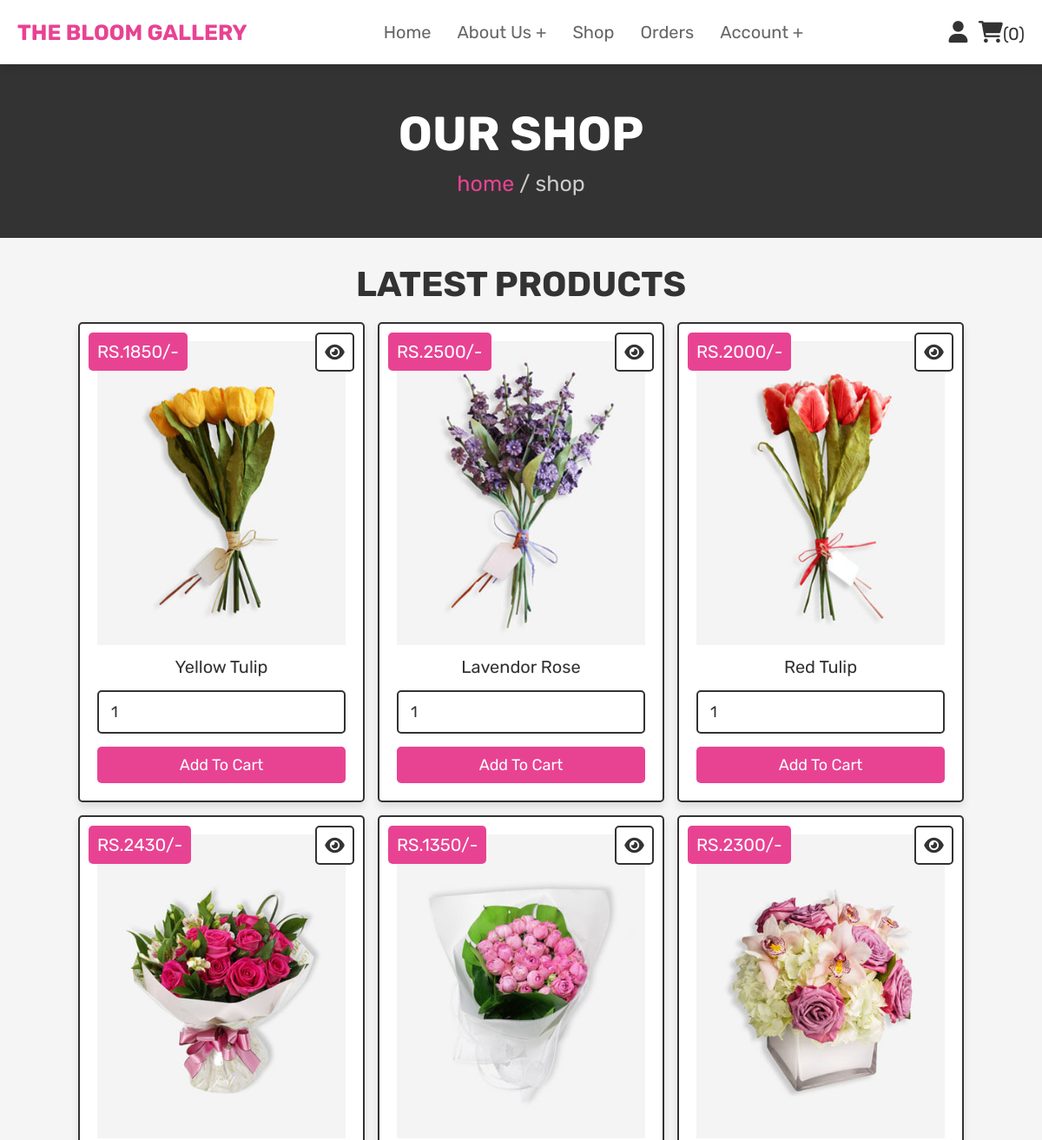
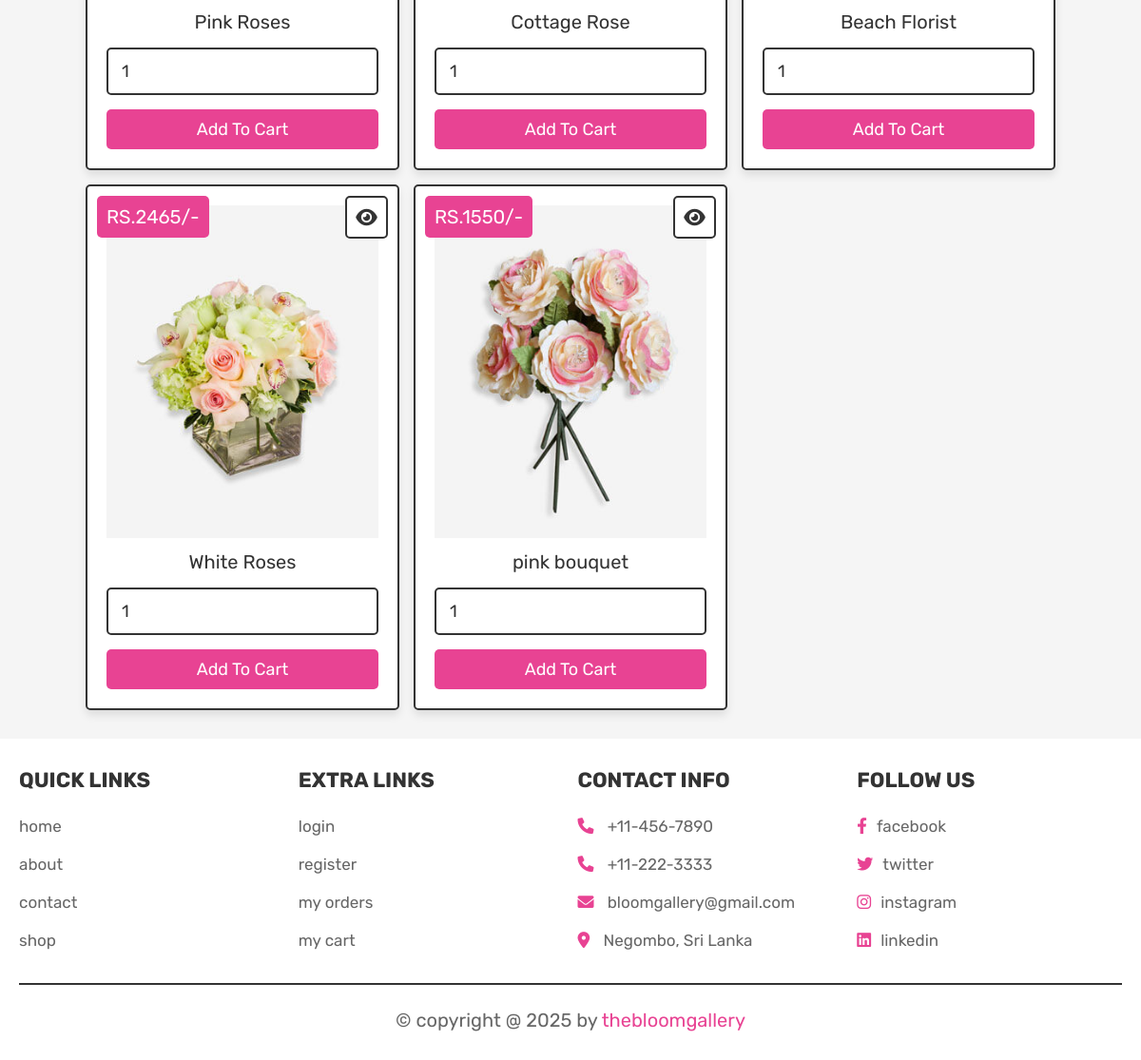
Screenshot of /shop.php (signed in) with the database file from the repository (2 pictures, top to bottom).
### tables this page shows
CREATE TABLE `products` (
  `id` int(100) NOT NULL,
  `name` varchar(100) NOT NULL,
  `details` varchar(500) NOT NULL,
  `price` int(100) NOT NULL,
  `image` varchar(100) NOT NULL
);

### shop.php (the view, shortened to what this page needs)
<?php
@include 'config.php';
?>
<!DOCTYPE html>
<html lang="en">
<head>
   <link rel="stylesheet" href="https://cdnjs.cloudflare.com/ajax/libs/font-awesome/6.0.0/css/all.min.css">
   <link rel="stylesheet" href="css/style.css">
</head>
<body>
<?php @include 'header.php'; ?>
<section class="heading">
    <h3>our shop</h3>
    <p> <a href="home.php">home</a> / shop </p>
</section>
<section class="products">
   <h1 class="title">latest products</h1>
   <div class="box-container">
      <?php
         $select_products = mysqli_query($conn, "SELECT * FROM `products`") or die('query failed');
         if(mysqli_num_rows($select_products) > 0){
            while($fetch_products = mysqli_fetch_assoc($select_products)){
      ?>
      <form action="" method="POST" class="box">
         <a href="view_page.php?pid=<?php echo $fetch_products['id']; ?>" class="fas fa-eye"></a>
         <div class="price">RS.<?php echo $fetch_products['price']; ?>/-</div>
         <img src="uploaded_img/<?php echo $fetch_products['image']; ?>" alt="" class="image">
         <div class="name"><?php echo $fetch_products['name']; ?></div>
         <input type="number" name="product_quantity" value="1" min="0" class="qty">
         <input type="submit" value="add to cart" name="add_to_cart" class="btn">
      </form>
      <?php
         }
      }else{
         echo '<p class="empty">no products added yet!</p>';
      }
      ?>
   </div>
</section>
<?php @include 'footer.php'; ?>
</body>
</html>

### css/style.css (style rules this page uses)
:root { --pink:#e84393; --red:#c0392b; --orange:#f39c12; --black:#333; --white:#fff; --light-color:#666; --light-white:#ccc; --light-bg:#f5f5f5; --border:.2rem solid var(--black); --box-shadow:0 .5rem 1rem rgba(0,0,0,.1); }
* { font-family: 'Rubik', sans-serif; margin:0; padding:0; box-sizing: border-box; outline: none; border:none; text-decoration: none; transition:all .2s linear; }
html { font-size: 62.5%; overflow-x: hidden; scroll-behavior: smooth; scroll-padding-top: 6.5rem; }
body { background: var(--light-bg); }
section { padding:3rem 2rem; }
.btn, .delete-btn, .option-btn { display: inline-block; border-radius: .5rem; margin-top: 1rem; font-size: 1.8rem; color:var(--white); cursor: pointer; padding:1rem 3rem; text-transform: capitalize; }
.btn { background-color: var(--pink); }
.heading { display: flex; flex-flow: column; align-items: center; justify-content: center; gap:1rem; background-color: var(--black); text-align: center; min-height: 25vh; }
.heading h3 { font-size: 5.5rem; color:var(--white); text-transform: uppercase; }
.heading p { font-size: 2.5rem; color:var(--light-white); }
.heading p a { color:var(--pink); }
.title { text-align: center; margin-bottom: 2rem; color:var(--black); text-transform: uppercase; font-size: 4rem; }
.products .box-container { max-width: 1200px; margin:0 auto; display: grid; grid-template-columns: repeat(auto-fit, 33rem); gap:1.5rem; align-items: flex-start; justify-content: center; }
.products .box-container .box { background-color: var(--white); border:var(--border); box-shadow: var(--box-shadow); border-radius: .5rem; padding:2rem; text-align: center; position: relative; }
.products .box-container .box .image { height: 35rem; width: 100%; object-fit: cover; }
.products .box-container .box .fa-eye, .products .box-container .box .price { position: absolute; top:1rem; border-radius: .5rem; }
.products .box-container .box .price { font-size: 2rem; padding:1rem; background-color: var(--pink); color:var(--white); left:1rem; }
.products .box-container .box .fa-eye { right:1rem; height: 4.5rem; width: 4.5rem; line-height: 4.2rem; font-size: 2rem; background-color: var(--white); color:var(--black); border:var(--border); }
.products .box-container .box .name { margin:1rem; font-size: 2rem; color:var(--black); }
.products .box-container .box .qty { width: 100%; padding:1.2rem 1.4rem; font-size: 1.8rem; color:var(--black); border:var(--border); border-radius: .5rem; margin:.5rem 0; }
.products .box-container .box .btn, .products .box-container .box .option-btn { width: 100%; }

### rows the page displays
products: price "1850", image (picture), name "Yellow Tulip"
products: price "2500", image (picture), name "Lavendor Rose"
products: price "2000", image (picture), name "Red Tulip"
products: price "2430", image (picture), name "Pink Roses"
products: price "1350", image (picture), name "Cottage Rose"
products: price "2300", image (picture), name "Beach Florist"
products: price "2465", image (picture), name "White Roses"
products: price "1550", image (picture), name "pink bouquet"

### other values shown
$cart_num_rows "0"
